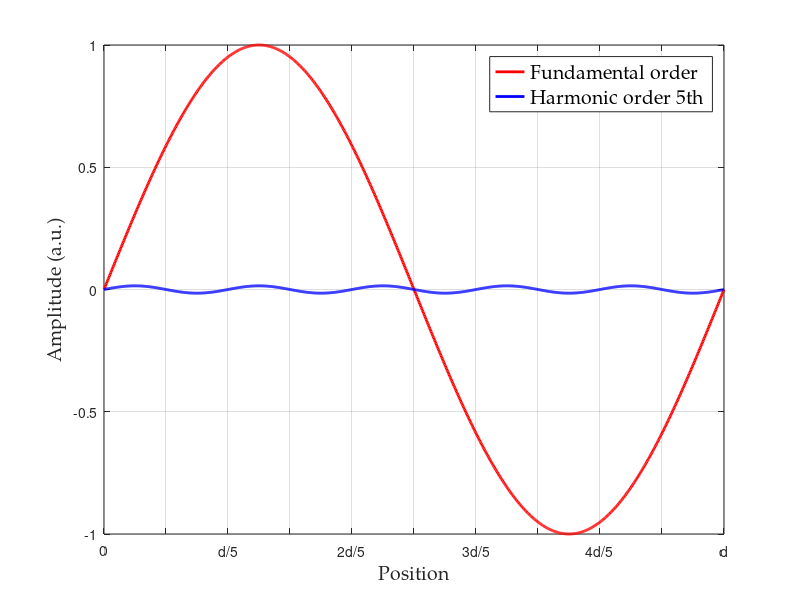

The MATLAB script that drew this image:
clc; clear; close all;

% 创建正弦信号
t = linspace(0, 2*pi, 1000);
y = sin(t);
yy = 0.015*sin(5*t);  % 周期为2π的正弦信号

% 绘制图形
figure;
plot(t, y, 'r-', 'LineWidth', 2);
hold on;
plot(t, yy, 'b-', 'LineWidth', 2)
grid on;

% 设置自定义横坐标刻度（以d/10为间隔）
d = 2*pi;
xticks(0:d/10:d);  % 所有刻度位置：每d/10

% 简化标签显示
xtick_labels = {'0', '', 'd/5', '', '2d/5', '', '3d/5', '', '4d/5', '', 'd'};
xticklabels(xtick_labels);

% 设置坐标轴标签
%xlabel('Phase');
xlabel('Position','FontName','Palatino Linotype', 'FontSize', 14);     % 纵坐标标签
ylabel('Amplitude (a.u.)','FontName','Palatino Linotype', 'FontSize', 14);     % 纵坐标标签
%title('Sinusoidal Signal with Period 2π');
legend('Fundamental order', 'Harmonic order 5th','FontName','Palatino Linotype', 'FontSize', 14)
% 美化图形
%set(gca, 'FontSize', 12, 'Box', 'on');
xlim([0, d]);
exportgraphics(gcf, 'figure10c.png', 'Resolution', 1200); 